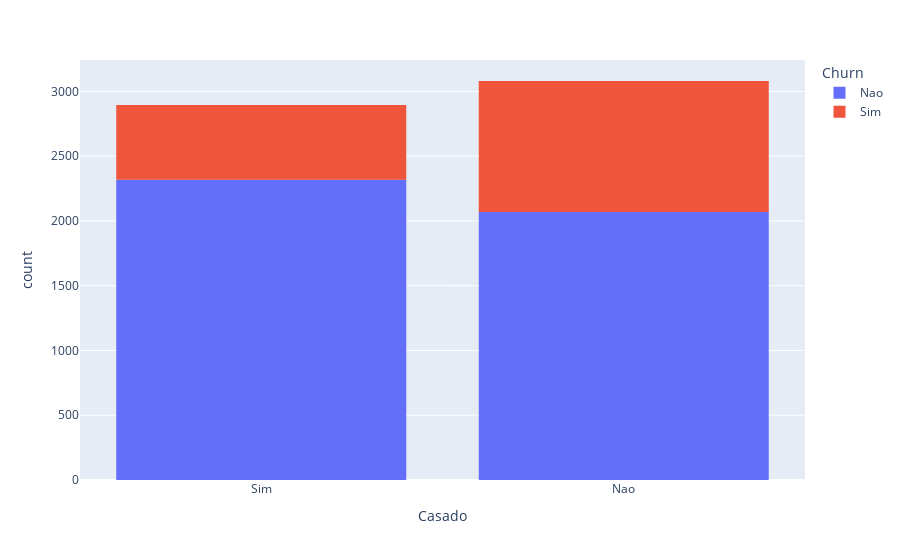

Write notebook code for a chart like this one.
### Code cell
grafico = px.histogram(df, x = 'Casado', color = 'Churn')
grafico.show()

### Figure 1 — Plotly figure (JSON) as saved in the notebook; plotly's stock layout.template omitted (floating-point values rounded to 4 significant figures; data arrays with more than 128 entries replaced by an {"elided": "..."} marker saying what was removed)
{"data": [{"alignmentgroup": "True", "bingroup": "x", "hovertemplate": "Churn=Nao<br>Casado=%{x}<br>count=%{y}<extra></extra>", "legendgroup": "Nao", "marker": {"color": "#636efa", "pattern": {"shape": ""}}, "name": "Nao", "offsetgroup": "Nao", "orientation": "v", "showlegend": true, "type": "histogram", "x": {"elided": "4387 str values"}, "xaxis": "x", "yaxis": "y"}, {"alignmentgroup": "True", "bingroup": "x", "hovertemplate": "Churn=Sim<br>Casado=%{x}<br>count=%{y}<extra></extra>", "legendgroup": "Sim", "marker": {"color": "#EF553B", "pattern": {"shape": ""}}, "name": "Sim", "offsetgroup": "Sim", "orientation": "v", "showlegend": true, "type": "histogram", "x": {"elided": "1587 str values"}, "xaxis": "x", "yaxis": "y"}], "layout": {"barmode": "relative", "legend": {"title": {"text": "Churn"}, "tracegroupgap": 0}, "margin": {"t": 60}, "xaxis": {"anchor": "y", "domain": [0, 1], "title": {"text": "Casado"}}, "yaxis": {"anchor": "x", "domain": [0, 1], "title": {"text": "count"}}}}
